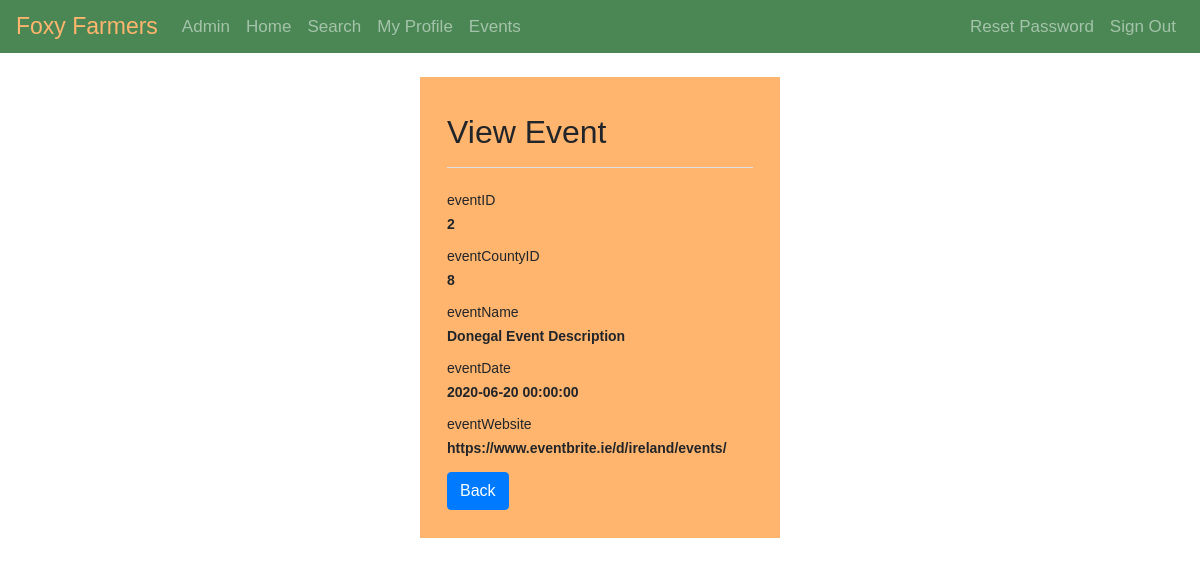
The page /pages/admin/events-read.php?eventID=2 (signed in) on the database its author committed.
### tables this page shows
CREATE TABLE events (
  eventID INT NOT NULL,
  eventCountyID INT NOT NULL,
  eventName VARCHAR(128) NOT NULL,
  eventDate DATETIME, 
  eventWebsite VARCHAR(128) NULL DEFAULT "",
  eventPhoto VARCHAR(128) NOT NULL
);

### pages/admin/events-read.php (the view, shortened to what this page needs)
<?php
require_once "../../utilities/config.php";
if(isset($_GET["eventID"]) && !empty(trim($_GET["eventID"]))){
    $sql = "SELECT * FROM events WHERE eventID = ?";
    if($stmt = mysqli_prepare($link, $sql)){
        mysqli_stmt_bind_param($stmt, "i", $param_eventID);
        if(mysqli_stmt_execute($stmt)){
            $result = mysqli_stmt_get_result($stmt);
            if(mysqli_num_rows($result) == 1){
                $row = mysqli_fetch_array($result, MYSQLI_ASSOC);
            } else{
                header("location: admin-error.php");
                exit();
            }
        } else{
            echo "Oops! Something went wrong. Please try again later.";
        }
    }
} else{
    header("location: admin-error.php");
    exit();
}
?>
    <div class="wrapper wrapper-admin-narrow">
        <div class="container-fluid">
            <div class="row">
                <div class="col-md-12">
                    <div class="pb-2 mt-4 mb-4 border-bottom">
                        <h2>View Event</h2>
                    </div>
                    <div class="form-group">
                        <label>eventID</label>
                        <p class="form-control-static"><?php echo '<b>' . $row["eventID"] . '</b>' ; ?></p>
                    </div>
                    <div class="form-group">
                        <label>eventCountyID</label>
                        <p class="form-control-static"><?php echo '<b>' . $row["eventCountyID"] . '</b>' ; ?></p>
                    </div>
                    <div class="form-group">
                        <label>eventName</label>
                        <p class="form-control-static"><?php echo '<b>' . $row["eventName"] . '</b>' ; ?></p>
                    </div>
                    <div class="form-group">
                        <label>eventDate</label>
                        <p class="form-control-static"><?php echo '<b>' . $row["eventDate"] . '</b>' ; ?></p>
                    </div>
                    <div class="form-group">
                        <label>eventWebsite</label>
                        <p class="form-control-static"><?php echo '<b>' . $row["eventWebsite"] . '</b>' ; ?></p>
                    </div>
                    <p><a href="events-home.php" class="btn btn-primary">Back</a></p>
                </div>
            </div>
        </div>
    </div>

### style/style.css (style rules this page uses)
* { -webkit-box-sizing: border-box; -moz-box-sizing: border-box; -ms-box-sizing: border-box; box-sizing: border-box; }
:root { --main-orange-color: rgb(255,181,110); --main-orange-color-inner-shadow: rgba(202, 126, 54, 0.8); --main-orange-color-outer-shadow: rgba(0, 0, 0, 0.5); --main-green-color: hsl(130, 29%, 41%); }
body { font: 14px sans-serif; background-image: url("../images/site-photos/background.png"); background-color: white; background-attachment: fixed; }
.wrapper { width: 30%; padding: 1%; margin: 2% auto; background-color: var(--main-orange-color); }
.navbar { background-color: var(--main-green-color); }
.navbar .navbar-brand { color: var(--main-orange-color); font-size: 23px; }
.navbar .nav-item { font-size: 17px; }

### rows shown on the page
events: eventID "2", eventCountyID "8", eventName "Donegal Event Description", eventDate "2020-06-20 00:00:00", eventWebsite "https://www.eventbrite.ie/d/ireland/events/"
